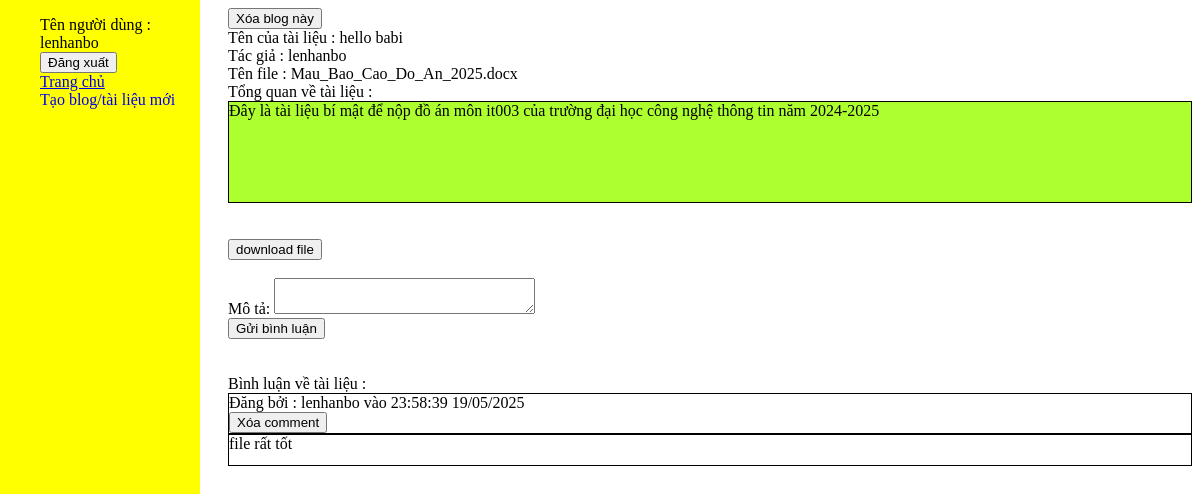
The app's page /document/15/ (signed in) with its own data.
### blog/models.py (models this page shows, shortened)
class document(models.Model):
    name = models.CharField(max_length=1000)
    description = models.TextField(max_length=100000, null = 1)
    author = models.ForeignKey(User, on_delete=models.SET_NULL, null= 1, blank=1)
    file = models.FileField(upload_to=user_directory_path, null=1, blank=1)
    upload_date = models.DateTimeField(auto_now_add=True)
    def get_file_name(self):
        file_path = self.file.path
        filename=os.path.basename(file_path)
        return filename
    class Meta:
        ordering = ['upload_date']

class comment(models.Model):
    content = models.CharField(max_length= 10000000,null = 1)
    blog = models.ForeignKey(document, on_delete=models.SET_NULL, null= 1, blank=1)
    author = models.ForeignKey(User, on_delete=models.SET_NULL, null= 1, blank=1)
    upload_date = models.DateTimeField(auto_now_add=True)
    class Meta:
        ordering = ['upload_date']

### blog/views.py (the view)
# urls.py: path('document/<int:pk>/', views.document_detail.as_view(), name = 'document_detail'),
class document_detail(LoginRequiredMixin, generic.DetailView):
    model = document
    template_name = 'blog/document_detail.html'
    def get_context_data(self, **kwargs):
        context = super().get_context_data(**kwargs)
        my_comment = create_comment()
        context['comments'] = self.object.comment_set.order_by('-upload_date')
        context['form'] = my_comment
        return context

### blog/forms.py (shortened to what this page needs)
class create_comment(forms.ModelForm):
    content = forms.CharField(widget=forms.Textarea(attrs={"rows": 2, "cols" : 30}), required=True, label="Mô tả")
    class Meta:
        model = comment
        fields = [
            'content',
        ]

### templates/blog/document_detail.html (shortened to what this page needs)
{% extends 'blog/master.html' %}
{% load static %}
{% block style %}
    <link rel="stylesheet" type="text/css" href="{% static 'blog/style.css' %}">
{% endblock %}
{% block content %}
    <div class="test" style="overflow: hidden;">
        {% if user == document.author %}
        <form method="post" action="deleteblog">
                <input type="submit" value="Xóa blog này">
            </form>
        {% endif %}
        <div>
        Tên của tài liệu : {{ document.name }} <br>
        Tác giả : {{ document.author }} <br>
        {% if document.file %}
        Tên file : {{document.get_file_name}}
        {% endif %}
        </div>
        <div style="padding: 10px 20p;">
        Tổng quan về tài liệu : <br>
         <div style="background-color: greenyellow; border: 1px black solid;min-height:100px;"> {{ document.description}}
         </div>
        </div>
        <br>
        <br>
        {% if document.file %}
        <form action="download/" method="post">
            <input type="submit" value="download file">
        </form>
        {% endif %}
    </div>
    <br>
    <form method="post" action = "submitcomment">
    {{ form.as_div }}
    <input type="submit" value="Gửi bình luận">
    </form>
    <br>
    <br>
    Bình luận về tài liệu :
    {% for x in comments %}
    <div>
        <div style="border: 1px black solid;">
        Đăng bởi : {{x.author}} vào {{x.upload_date|date:"H:i:s d/m/Y" }}
        {% if user == x.author %}
            <form method="post" action="deletecomment/{{x.id}}">
                <input type="submit" value="Xóa comment">
            </form>
        {% endif %}
        </div>
        <div style="border: 1px black solid; min-height: 30px;">
            {{x.content}}
        </div>
    </div>
    {% endfor %}
{% endblock %}

### templates/blog/master.html (shortened to what this page needs)
<!DOCTYPE html>
{% load static %}
<html>
    <head>
        {% block style %}    {% endblock %}
    <link rel="stylesheet" type="text/css" href="{% static 'blog/style.css' %}">
    </head>
    <body >
        <div style="background-color: yellow; position: fixed;height: 100vh; width: 200px; top:0; left: 0;">
            <ul style= "list-style-type: none;">
            {% if user.is_authenticated %}
            <li  ><div> Tên người dùng : {{user.get_username}} </div></li>
            <li >
            <form id="logout-form" method="post" action="{% url 'logout' %}">
                <button type="submit" class="btn btn-link">Đăng xuất</button>
              </form>
            {% else %}
              <li><a  href="{% url 'login' %}">Đăng nhập</a></li>
              <li><a href="{% url 'register_form'%}"> Đăng ký tài khoản </a></li>
            {% endif %}
            </li>
                <li class = "page_navi" > <a  href="{% url 'homepage' %}"> Trang chủ</a> </li>
            {% if user.is_authenticated %}
            <li> <a href = "{% url 'create_blog' %}" style="text-decoration: none;"> Tạo blog/tài liệu mới</a></li>
            {% endif %}
            </ul>
        </div>
        <div style="margin-left: 220px;">
        {% block content %}
        {% endblock %}
        </div>
    </body>
</html>

### records on screen
document: name "hello babi", author "lenhanbo", get_file_name "Mau_Bao_Cao_Do_An_2025.docx", description "Đây là tài liệu bí mật để nộp đồ án môn it003 của trường đại học công nghệ thông tin năm 2024-2025"
comment: author "lenhanbo", upload_date "23:58:39 19/05/2025", content "file rất tốt"

### other values on screen
{{ user.get_username }} "lenhanbo"
